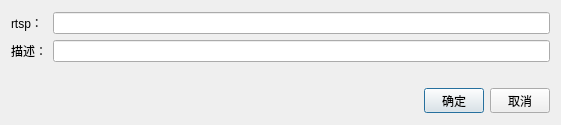
<?xml version="1.0" encoding="UTF-8"?>
<ui version="4.0">
 <class>rspManage</class>
 <widget class="QDialog" name="rspManage">
  <property name="geometry">
   <rect>
    <x>0</x>
    <y>0</y>
    <width>561</width>
    <height>125</height>
   </rect>
  </property>
  <property name="windowTitle">
   <string>rspManage</string>
  </property>
  <layout class="QGridLayout" name="gridLayout">
   <item row="0" column="0">
    <layout class="QVBoxLayout" name="verticalLayout" stretch="2,2,6">
     <item>
      <layout class="QHBoxLayout" name="horizontalLayout">
       <item>
        <widget class="QLabel" name="label">
         <property name="styleSheet">
          <string notr="true"/>
         </property>
         <property name="text">
          <string>rtsp： </string>
         </property>
        </widget>
       </item>
       <item>
        <widget class="QLineEdit" name="rspText"/>
       </item>
      </layout>
     </item>
     <item>
      <layout class="QHBoxLayout" name="horizontalLayout_2">
       <item>
        <widget class="QLabel" name="label_2">
         <property name="styleSheet">
          <string notr="true"/>
         </property>
         <property name="text">
          <string>描述：</string>
         </property>
        </widget>
       </item>
       <item>
        <widget class="QLineEdit" name="describeText"/>
       </item>
      </layout>
     </item>
     <item>
      <layout class="QHBoxLayout" name="horizontalLayout_3">
       <property name="topMargin">
        <number>20</number>
       </property>
       <item>
        <spacer name="horizontalSpacer">
         <property name="orientation">
          <enum>Qt::Horizontal</enum>
         </property>
         <property name="sizeHint" stdset="0">
          <size>
           <width>40</width>
           <height>20</height>
          </size>
         </property>
        </spacer>
       </item>
       <item>
        <widget class="QPushButton" name="okBtn">
         <property name="minimumSize">
          <size>
           <width>60</width>
           <height>25</height>
          </size>
         </property>
         <property name="maximumSize">
          <size>
           <width>60</width>
           <height>25</height>
          </size>
         </property>
         <property name="text">
          <string>确定</string>
         </property>
        </widget>
       </item>
       <item>
        <widget class="QPushButton" name="cancelBtn">
         <property name="minimumSize">
          <size>
           <width>60</width>
           <height>25</height>
          </size>
         </property>
         <property name="maximumSize">
          <size>
           <width>60</width>
           <height>25</height>
          </size>
         </property>
         <property name="text">
          <string>取消</string>
         </property>
        </widget>
       </item>
      </layout>
     </item>
    </layout>
   </item>
  </layout>
 </widget>
 <layoutdefault spacing="6" margin="11"/>
 <resources/>
 <connections/>
</ui>
